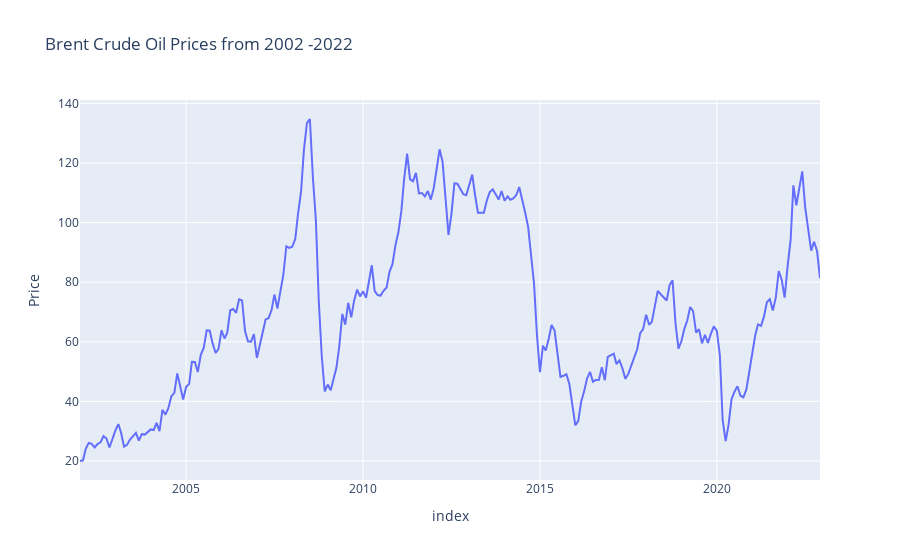

Notebook source saved alongside this figure:
### Code cell
#%%

plot_data(data)

### Figure 1 — Plotly figure (JSON) as saved in the notebook; plotly's stock layout.template omitted (floating-point values rounded to 4 significant figures; data arrays with more than 128 entries replaced by an {"elided": "..."} marker saying what was removed)
{"data": [{"hovertemplate": "index=%{x}<br>Price=%{y}<extra></extra>", "legendgroup": "", "line": {"color": "#636efa", "dash": "solid"}, "marker": {"symbol": "circle"}, "mode": "lines", "name": "", "orientation": "v", "showlegend": false, "type": "scatter", "x": {"elided": "252 str values"}, "xaxis": "x", "y": {"elided": "252 float values"}, "yaxis": "y"}], "layout": {"legend": {"tracegroupgap": 0}, "title": {"text": "Brent Crude Oil Prices from 2002 -2022"}, "xaxis": {"anchor": "y", "domain": [0, 1], "title": {"text": "index"}}, "yaxis": {"anchor": "x", "domain": [0, 1], "title": {"text": "Price"}}}}
